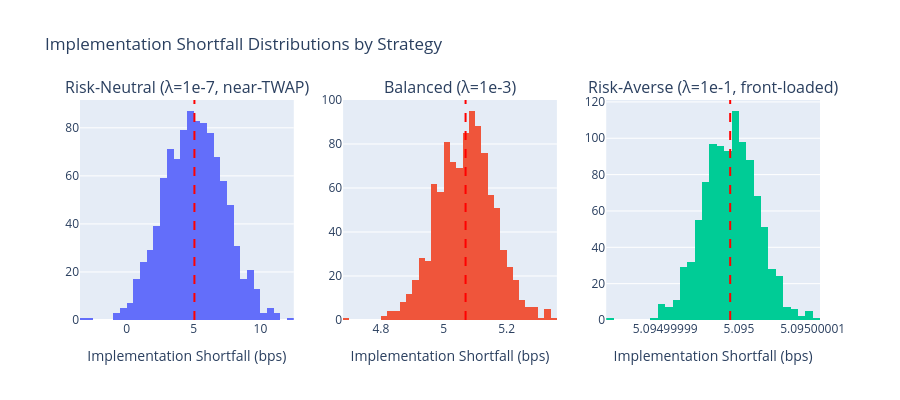

Notebook cell for this chart:
### Markdown cell above
**Finding**: The TCA summary is where the model meets desk reality. The 5th and
95th percentiles matter because execution desks are judged on bad days as much
as on the average path.

### Code cell
# Visualize distributions
fig = make_subplots(rows=1, cols=3, subplot_titles=list(simulation_results.keys()))

for i, (name, df) in enumerate(simulation_results.items()):
    fig.add_histogram(
        x=df["is_bps"].to_list(),
        nbinsx=50,
        name=name,
        row=1,
        col=i + 1,
    )

    # Add mean line
    mean_is = df["is_bps"].mean()
    fig.add_vline(x=mean_is, line_dash="dash", line_color="red", row=1, col=i + 1)

fig.update_xaxes(title_text="Implementation Shortfall (bps)")
fig.update_layout(
    title="Implementation Shortfall Distributions by Strategy",
    height=400,
    showlegend=False,
)
fig.show()

### Figure 1 — Plotly figure (JSON) as saved in the notebook; plotly's stock layout.template omitted (floating-point values rounded to 4 significant figures; data arrays with more than 128 entries replaced by an {"elided": "..."} marker saying what was removed)
{"data": [{"name": "Risk-Neutral (λ=1e-7, near-TWAP)", "nbinsx": 50, "type": "histogram", "x": {"elided": "1000 float values"}, "xaxis": "x", "yaxis": "y"}, {"name": "Balanced (λ=1e-3)", "nbinsx": 50, "type": "histogram", "x": {"elided": "1000 float values"}, "xaxis": "x2", "yaxis": "y2"}, {"name": "Risk-Averse (λ=1e-1, front-loaded)", "nbinsx": 50, "type": "histogram", "x": {"elided": "1000 float values"}, "xaxis": "x3", "yaxis": "y3"}], "layout": {"annotations": [{"font": {"size": 16}, "showarrow": false, "text": "Risk-Neutral (λ=1e-7, near-TWAP)", "x": 0.1444, "xanchor": "center", "xref": "paper", "y": 1.0, "yanchor": "bottom", "yref": "paper"}, {"font": {"size": 16}, "showarrow": false, "text": "Balanced (λ=1e-3)", "x": 0.5, "xanchor": "center", "xref": "paper", "y": 1.0, "yanchor": "bottom", "yref": "paper"}, {"font": {"size": 16}, "showarrow": false, "text": "Risk-Averse (λ=1e-1, front-loaded)", "x": 0.8556, "xanchor": "center", "xref": "paper", "y": 1.0, "yanchor": "bottom", "yref": "paper"}], "height": 400, "shapes": [{"line": {"color": "red", "dash": "dash"}, "type": "line", "x0": 5.064, "x1": 5.064, "xref": "x", "y0": 0, "y1": 1, "yref": "y domain"}, {"line": {"color": "red", "dash": "dash"}, "type": "line", "x0": 5.07, "x1": 5.07, "xref": "x2", "y0": 0, "y1": 1, "yref": "y2 domain"}, {"line": {"color": "red", "dash": "dash"}, "type": "line", "x0": 5.095, "x1": 5.095, "xref": "x3", "y0": 0, "y1": 1, "yref": "y3 domain"}], "showlegend": false, "title": {"text": "Implementation Shortfall Distributions by Strategy"}, "xaxis": {"anchor": "y", "domain": [0.0, 0.2889], "title": {"text": "Implementation Shortfall (bps)"}}, "xaxis2": {"anchor": "y2", "domain": [0.3556, 0.6444], "title": {"text": "Implementation Shortfall (bps)"}}, "xaxis3": {"anchor": "y3", "domain": [0.7111, 1.0], "title": {"text": "Implementation Shortfall (bps)"}}, "yaxis": {"anchor": "x", "domain": [0.0, 1.0]}, "yaxis2": {"anchor": "x2", "domain": [0.0, 1.0]}, "yaxis3": {"anchor": "x3", "domain": [0.0, 1.0]}}}
